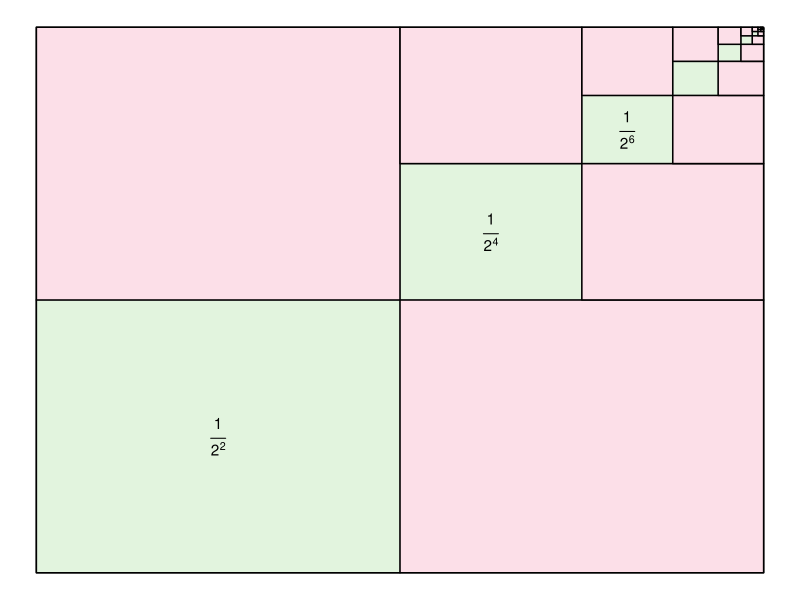

Generate this figure with R: (Note: this script raises an error after producing the figure.)
#
# https://www.maa.org/press/periodicals/convergence/proofs-without-words-and-beyond-proofs-without-words-20
# https://mathoverflow.net/questions/8846/proofs-without-words
# https://artofproblemsolving.com/wiki/index.php/Proofs_without_words
#


library(ggplot2)
library(gganimate)
library(dplyr)
library(transformr)

col_list = c("white", "#8CD17D", "#FABFD2")

df = list()

k = 1
df[[k]] = tibble(x = c(0, 1, 1, 0), y = c(0, 0, 1, 1), type = "main", fillgrp = col_list[1], state = 0)

l = 1
h = 0
k = k + 1

for(i in 1:10) {
  df[[k]] = tibble(x = c(h, h + l/2, h + l/2, h), y = c(h, h, h + l/2, h + l/2), type = paste0("blue", i), fillgrp = col_list[2], state = i)
  if (i <= 3) {
    df[[k]] = df[[k]] %>% mutate(xt = c(h + l/4, NA, NA, NA), yt = c(h + l/4, NA, NA, NA), lbl = c(paste0("frac(1, 2^", 2*i,")"), NA, NA, NA))
  }
  df[[k + 1]] = tibble(x = c(h, h + l/2, h + l/2, h), y = c(h + l/2, h + l/2, h + l, h + l), type = paste0("red1_", i), fillgrp = col_list[3], state = i)
  df[[k + 2]] = tibble(x = c(h + l/2, h + l, h + l, h + l/2), y = c(h, h, h + l/2, h + l/2), type = paste0("red2_", i), fillgrp = col_list[3], state = i)
  k = k + 3
  l = l / 2
  h = h + 1 / 2^i
}

df_all = bind_rows(df)


p = ggplot(df_all) + geom_polygon(aes(x = x, y = y, group = type, fill = fillgrp), color = "black", alpha = 0.5)
p = p + geom_text(aes(x = xt, y = yt, label = lbl), fontface = "bold", parse = TRUE)
#p = p + scale_fill_manual(values = col_list) + guides(fill = FALSE)
p = p + scale_fill_identity() + guides(fill = FALSE)
p = p + theme_void() 
p

p = ggplot(df_all) + geom_polygon(aes(x = x, y = y, group = type, fill = fillgrp), color = "black", alpha = 0.5)
#p = p + scale_fill_manual(values = col_list) + guides(fill = FALSE)
p = p + scale_fill_identity() + guides(fill = FALSE)
p = p + theme_void() 
anim = p + transition_states(state, transition_length = 2, state_length = 4) +
           shadow_mark()
animate(anim, renderer = gifski_renderer("infinite_series_1.gif"))
